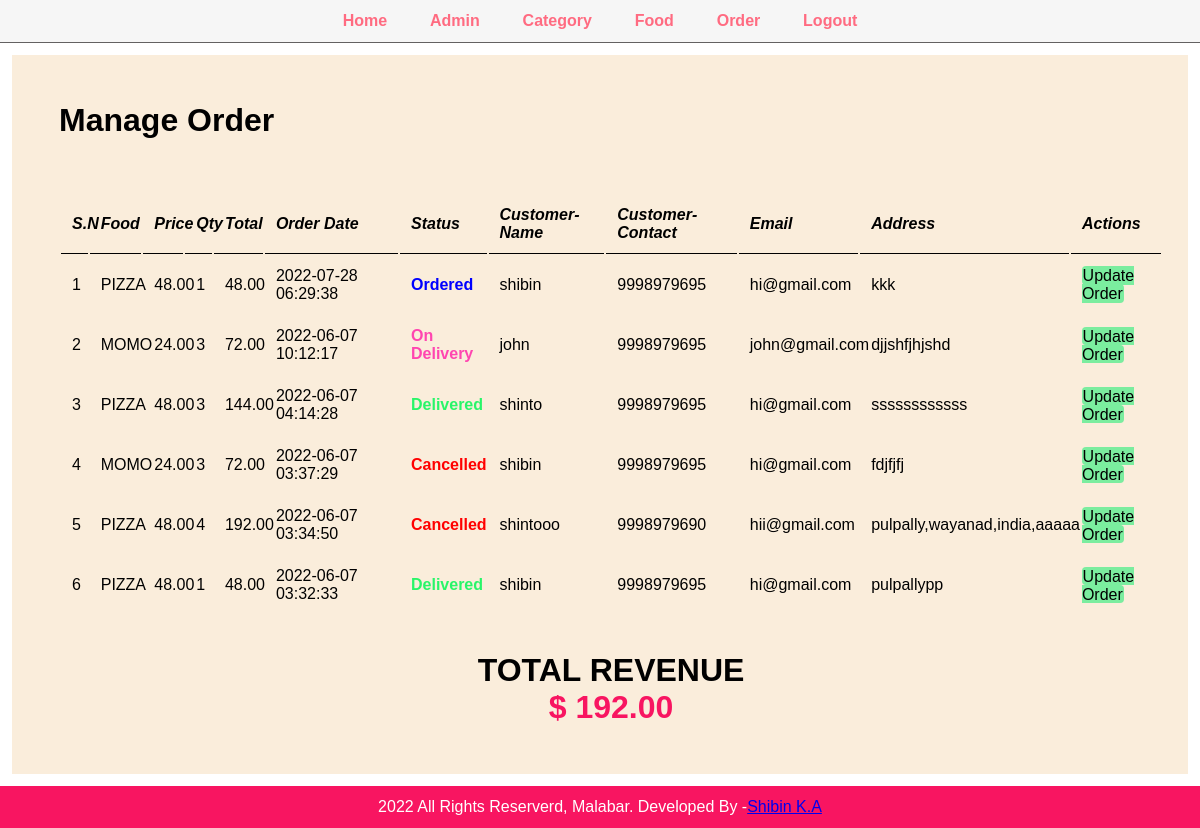
The page /admin/manage-order.php (signed in) on the database its author committed.
### tables this page shows
CREATE TABLE `tbl_order` (
  `id` int(10) UNSIGNED NOT NULL,
  `food` varchar(150) NOT NULL,
  `price` decimal(10,2) NOT NULL,
  `qty` int(11) NOT NULL,
  `total` decimal(10,2) NOT NULL,
  `order_date` datetime NOT NULL,
  `status` varchar(50) NOT NULL,
  `customer_name` varchar(150) NOT NULL,
  `customer_contact` varchar(20) NOT NULL,
  `customer_email` varchar(150) NOT NULL,
  `customer_address` varchar(255) NOT NULL
);

### admin/manage-order.php (the view, shortened to what this page needs)
<?php include('partials/nav.php')?>
<div class="main-content">
    <div class="wrapper2">
    <h1 style="font-weight: 900;">Manage Order</h1><br><br>
    <br>
    <table class="tbl-full" >
    <tr>
        <th>S.N </th>
        <th> Food </th>
        <th> Price </th>
        <th> Qty </th>
        <th> Total</th>
        <th>Order Date</th>
        <th>Status</th>
        <th>Customer-Name</th>
        <th>Customer-Contact</th>
        <th>Email</th>
        <th>Address</th>
        <th>Actions</th>
    </tr>
    <?php
        $sql = "SELECT * FROM tbl_order ORDER BY id DESC";
        $res = mysqli_query($conn, $sql);
        $count = mysqli_num_rows($res);
        $i = 1;
        if($count>0){
            while($row = mysqli_fetch_assoc($res)){
                $id = $row['id'];
                $food = $row['food'];
                $price =$row['price'];
                $qty = $row['qty'];
                $total = $row['total'];
                $order_date = $row['order_date'];
                $status = $row['status'];
                $customer_name = $row['customer_name'];
                $customer_contact = $row['customer_contact'];
                $customer_email = $row['customer_email'];
                $customer_address = $row['customer_address'];
                ?>
                    <tr>
                        <td><?php echo $i++;?></td>
                        <td><?php echo $food;?></td>
                        <td><?php echo $price;?></td>
                        <td><?php echo $qty;?></td>
                        <td><?php echo $total;?></td>
                        <td><?php echo $order_date;?></td>
                        <td>
                            <?php
                                if($status=="Ordered"){
                                    echo "<lable style='color: blue;'><b>".$status."</b></lable>";
                                }elseif($status=="On Delivery"){
                                    echo "<lable style='color: #ff45b0;'><b>".$status."</b></lable>";
                                }elseif($status=="Delivered"){
                                    echo "<lable style='color: #28f569;'><b>".$status."</b></lable>";
                                }elseif($status=="Cancelled"){
                                    echo "<lable style='color: red;'><b>".$status."</b></lable>";
                                }
                            ?>
                        </td>
                        <td><?php echo $customer_name;?></td>
                        <td><?php echo $customer_contact;?></td>
                        <td><?php echo $customer_email;?></td>
                        <td><?php echo $customer_address;?></td>
                        <td>
                        <a href="<?php echo SITEURL;?>admin/update-order.php?id=<?php echo $id;?>" class="btn-secondary">Update Order</a>
                        </td>
                    </tr>
                <?php
            }
        }else{
            echo "<tr><td colspan='12' class='error'>Order Not Available.</td></tr>";
        }
    ?>
    <?php
        $sql = "SELECT SUM(total) AS Total FROM tbl_order WHERE status='Delivered'";
        $res = mysqli_query($conn, $sql);
        $row = mysqli_fetch_assoc($res);
        $total_revenue = $row['Total'];
    ?>
</table>
<br><br>
<h1 style="text-align: center;color: black;font-weight: 900;">TOTAL REVENUE<?php echo "<div style='color: rgb(248, 21, 97);font-weight: 900;'>"?><?php echo "$ ".$total_revenue;?><?php echo "</div>"?></h1>
    </div>
</div>
<?php include('partials/footer.php')?>

### css/admin.css (style rules this page uses)
* { margin: 0; padding: 0; font-family: Arial, Helvetica, sans-serif; }
.wrapper2 { padding: 1%; width: 100%; margin: 0 auto; }
.tbl-full { width: 100%; }
table tr th { border-bottom: 1px solid black; padding: 1%; text-align: left; font-style: italic; }
table tr td { padding: 1%; }
.btn-secondary { background-color: #7bed9f; padding: 1%; border-radius: 4px; color: black; text-decoration: none; }
.main-content { margin: 1% 1%; background-color: #f1f2f6; padding: 3% 3%; background-color: rgba(250, 235, 215, 0.897); }

### rows shown on the page
tbl_order: food "PIZZA", price "48.00", qty "1", total "48.00", order_date "2022-07-28 06:29:38", status "Ordered", customer_name "shibin", customer_contact "9998979695", customer_email "hi@gmail.com", customer_address "kkk"
tbl_order: food "MOMO", price "24.00", qty "3", total "72.00", order_date "2022-06-07 10:12:17", status "On Delivery", customer_name "john", customer_contact "9998979695", customer_email "john@gmail.com", customer_address "djjshfjhjshd"
tbl_order: food "PIZZA", price "48.00", qty "3", total "144.00", order_date "2022-06-07 04:14:28", status "Delivered", customer_name "shinto", customer_contact "9998979695", customer_email "hi@gmail.com", customer_address "ssssssssssss"
tbl_order: food "MOMO", price "24.00", qty "3", total "72.00", order_date "2022-06-07 03:37:29", status "Cancelled", customer_name "shibin", customer_contact "9998979695", customer_email "hi@gmail.com", customer_address "fdjfjfj"
tbl_order: food "PIZZA", price "48.00", qty "4", total "192.00", order_date "2022-06-07 03:34:50", status "Cancelled", customer_name "shintooo", customer_contact "9998979690", customer_email "hii@gmail.com", customer_address "pulpally,wayanad,india,aaaaa"
tbl_order: food "PIZZA", price "48.00", qty "1", total "48.00", order_date "2022-06-07 03:32:33", status "Delivered", customer_name "shibin", customer_contact "9998979695", customer_email "hi@gmail.com", customer_address "pulpallypp"

### other values the page prints
$total_revenue "192.00"
